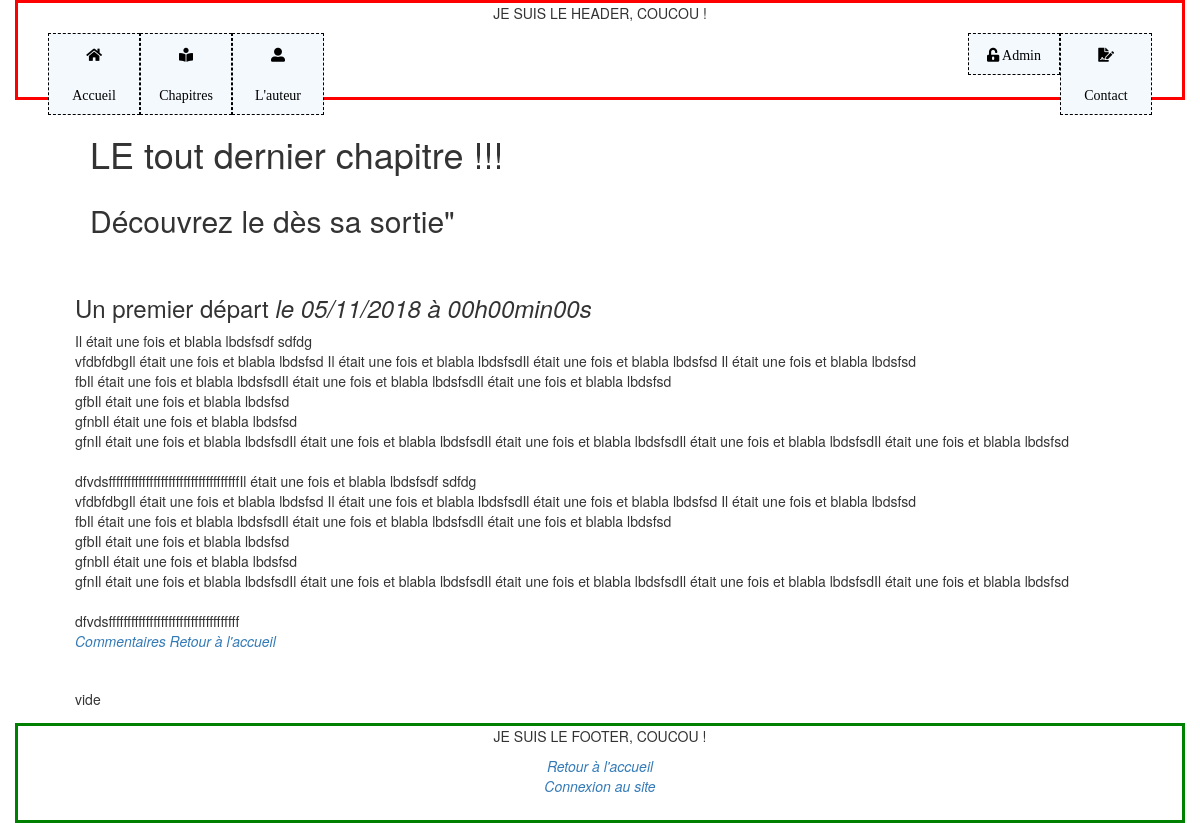
Page /index.php?action=goChapter&id=1 on the committed database.
### tables this page shows
CREATE TABLE IF NOT EXISTS `chapter` (
  `id` int(11) NOT NULL AUTO_INCREMENT,
  `title` varchar(255) DEFAULT NULL,
  `content` text,
  `creationDate` datetime NOT NULL,
  `updateDate` datetime NOT NULL,
  `published` int(11) NOT NULL,
  `deleted` int(11) NOT NULL,
  PRIMARY KEY (`id`)
);

### controller/ChapterController.php (called while the page is built, shortened)
<?php
require_once('model/ChapterManager.php');
class ChapterController {
    private $_chapterData;
    public function __construct() {
        $this->_chapterData = new ChapterManager();
    }
    public function setOneChapter($idChapter) {
        $this->_oneChapter = $this->_chapterData->getChapter($idChapter);
    }
    public function displayChapter($idChapter)
    {
        $this->setOneChapter($idChapter);
        require('view/frontend/chapter.php');
    }
}

### model/Manager.php (called while the page is built, shortened)
<?php
class Manager
{
    public function __construct()
    {
        $this->_db = new PDO('mysql:host=localhost;dbname=p4;charset=utf8', 'root', '');
    }
}

### model/ChapterManager.php (called while the page is built, shortened)
<?php
require_once('model/Manager.php');
class ChapterManager extends Manager
{
    public function getChapter($postId)
    {
        $chapter = $this->_db->prepare('SELECT id, title, content, DATE_FORMAT(creationDate, \'%d/%m/%Y à %Hh%imin%ss\') AS creation_date_fr FROM chapter WHERE id=?');
        $chapter->execute(array($postId));
        return $chapter;
    }
}

### view/frontend/chapter.php (the view, shortened to what this page needs)
    <h1 class="col-lg-8">LE tout dernier chapitre !!!</h1>
    <h2 class="col-lg-6">Découvrez le dès sa sortie"</h2>
<?php $intro = ob_get_clean();
while ($data= $this->_oneChapter->fetch())
{
    ?>
    <div class="chapter">
        <h3>
            <?= htmlspecialchars($data['title']) ?>
            <em>le <?= $data['creation_date_fr'] ?></em>
        </h3>
        <p>
            <?= nl2br(htmlspecialchars($data['content'])) ?>
            <br />
            <em><a href="index.php?action=goComment&amp;id=<?= $data['id'] ?>">Commentaires</a></em>
             <em><a href="index.php?action=goHome&amp;id=<?= $data['id'] ?>">Retour à l'accueil</a></em>
        </p>
    </div>
    <?php
}
?>
<?php require('./view/frontend/template.php'); ?>

### public/css/style-lg.css (style rules this page uses)
body { font-size: 14px; display: flex; flex-direction: column; justify-content: center; align-items: center; }

### rows in the picture
chapter: title "Un premier départ", creation_date_fr "05/11/2018 à 00h00min00s", content "Il était une fois et blabla lbdsfsdf sdfdg vfdbfdbgIl était une fois et blabla lbdsfsd Il était une fois et blabla lbdsfsdIl était une fois et blabla lbdsfsd Il était une fois et blabla lbdsfsd fbIl était une fois et blabla lbdsfsdIl était une fois et blabla lbdsfsdIl était une fois et blabla lbdsfsd gfbIl était une fois et blabla lbdsfsd gfnbIl était une fois et blabla lbdsfsd gfnIl était une fois et blabla lbdsfsdIl était une fois et blabla lbdsfsdIl était une fois et blabla lbdsfsdIl était une fois et blabla lbdsfsdIl était une fois et blabla lbdsfsd dfvdsfffffffffffffffffffffffffffffffffffIl était une fois et blabla lbdsfsdf sdfdg vfdbfdbgIl était une fois et blabla lbdsfsd Il était une…"

### other values in the picture
$part2 "vide"
